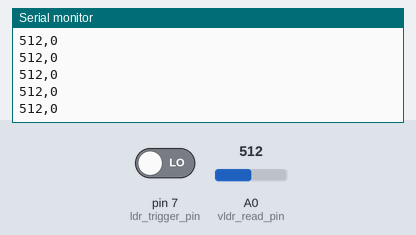
A sketch run on a simulated Arduino Uno, built with avr-gcc and run on an emulated ATmega328P. Shown: the last lines printed to the serial monitor. The test bench sets the inputs (shaded band); at power-on: A0 (vldr_read_pin) = 512, pin 7 (ldr_trigger_pin) LOW.

Above: at 1.2 s.
1.3 s: A0 (vldr_read_pin) set to 716
At 1.9 s:
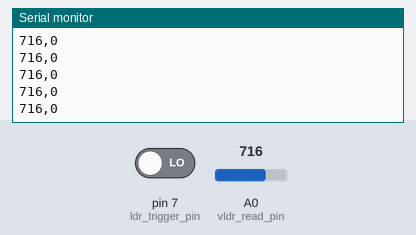
2.8 s: pin 7 (ldr_trigger_pin) driven HIGH
At 3.6 s:
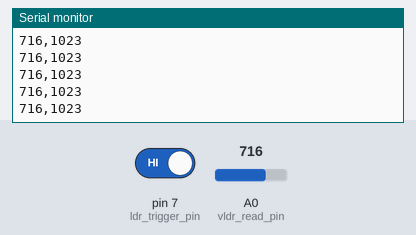
4.3 s: A0 (vldr_read_pin) set to 900
At 5.0 s:
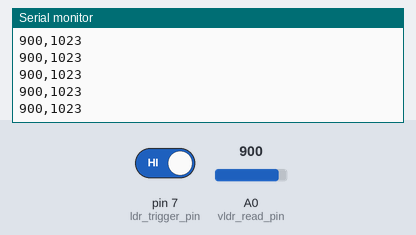
5.8 s: pin 7 (ldr_trigger_pin) driven LOW
At 6.7 s:
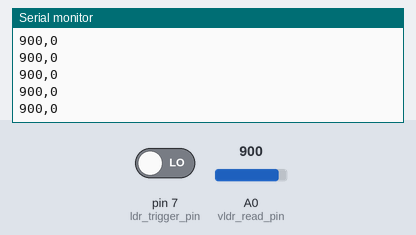
Timing chart, 0 to 8.3 s (numbered marks = the images above; inputs shaded):
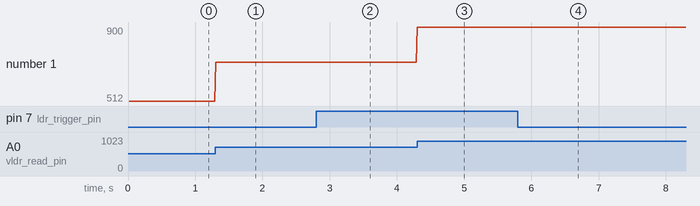

The sketch:

Comparator.ino
```cpp
/*

  LDR Comparator
  Low-light Detector - monitor an LDR/Wheatstone Bridge with comparator output evaluation

  For info and circuit diagrams see https://github.com/tardate/LittleArduinoProjects/tree/main/Electronics101/LDR/Comparator

 */

#include <FlexiTimer2.h>                // use timer for sampling to get even time base for data

const int ldr_trigger_pin = 7;          // input pin to read output of comparator
const int vldr_read_pin = A0;           // input pin to read the voltage at the base of the LDR

void setup() {
  Serial.begin(115200);                 // initialize serial communications (to match that used by PlotNValues.pde)

  // enable the input pins
  pinMode(ldr_trigger_pin, INPUT);
  pinMode(vldr_read_pin, INPUT);

  FlexiTimer2::set(15, sample);         // sample every 10ms
  FlexiTimer2::start();

}

void loop() {
 // nop
}

// temp sampling storage
//boolean ldr_trigger = false;
int ldr_value = 0;
int vldr_value = 0;
String result = "";

// read the current values
void sample() {
  ldr_value = map(digitalRead(ldr_trigger_pin),0,1,0,1023);
  vldr_value = analogRead(vldr_read_pin);
  Serial.println(result + vldr_value + "," + ldr_value);
}
```

Measured:
- after the input at 1.3 s, the serial monitor: prints a new line at once (image 1)
- after the input at 2.8 s, the serial monitor: prints a new line at once (image 2)
- after the input at 4.3 s, the serial monitor: prints a new line at once (image 3)
- after the input at 5.8 s, the serial monitor: prints a new line at once (image 4)
- plotted number 1: 512 → 716 after the input at 1.3 s, 716 → 900 after the input at 4.3 s
